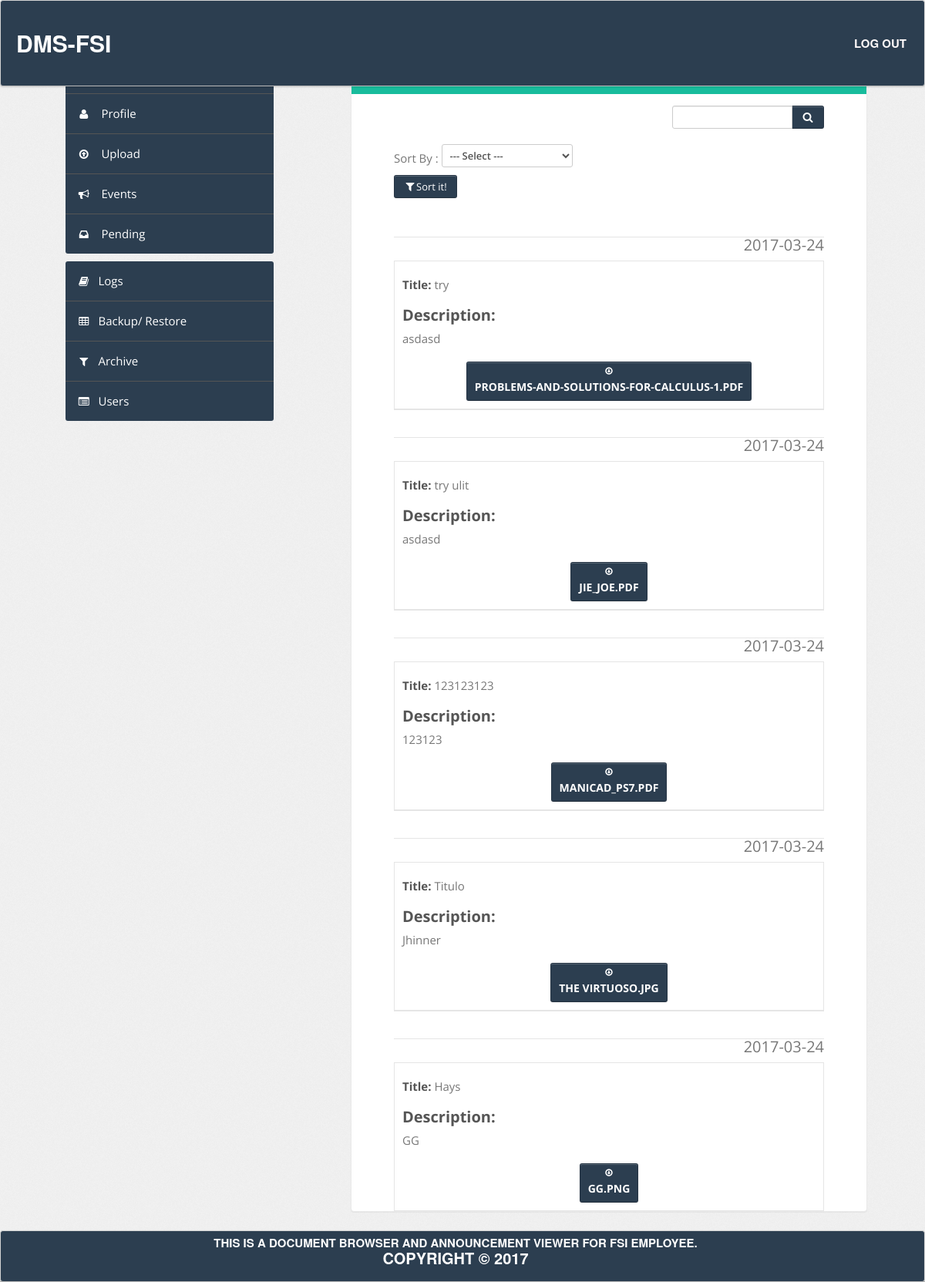
The page /user_management/admin/archive.php on the database its author committed.
### tables this page shows
CREATE TABLE IF NOT EXISTS `documents` (
  `id` int(11) NOT NULL,
  `name` varchar(100) NOT NULL,
  `path` varchar(400) NOT NULL,
  `page` varchar(3) NOT NULL,
  `description` varchar(500) NOT NULL,
  `date` datetime NOT NULL,
  `ODG_ID` int(2) NOT NULL DEFAULT '0',
  `CIRSS_ID` int(2) NOT NULL DEFAULT '0',
  `CPRSD_ID` int(2) NOT NULL DEFAULT '0',
  `AFSD_ID` int(2) NOT NULL DEFAULT '0',
  `SECTION_ID` int(2) NOT NULL,
  `fileName` varchar(100) NOT NULL,
  `adm_aprvl` int(1) NOT NULL,
  `user` varchar(100) NOT NULL
);

### user_management/admin/archivedata.php (the view, shortened to what this page needs)
<?php
			include('inc/db.php');
			if(isset($_GET['term'])){
				$term = $_GET['term'];
			}else{
				$term = '';
			}
			$sql = "SELECT * FROM documents WHERE (name LIKE '%$term%' OR description LIKE '%$term%') ";
			$res = mysqli_query($con,$sql);
		?>
		<?php
	while($row = mysqli_fetch_array($res)){
		$name			=$row['name'];
		$description	=$row['description'];
		$date			=$row['date'];
		$path   		=$row['path'];
		$file_page		=$row['page'];
		$file_name			=$row['fileName'];
		if($file_page == 1 || $file_page == 2){
			echo "
				<div class='media stream'>
				<div class='stream-list'>
				<div class='media-body'>";
			echo  "<p align='right'>
				".substr($date, 0, 10) ." <br></p><p style='font-size:25px'>" ,"<strong>"
				,"<div  style='width:inherit;height:inherit;border:1px solid #E5E5E5; margin: 0 px 0px -10px; padding: 10px;'></strong></p><strong>Title:  </strong>"
				.$name ."<p></br><strong>Description:</strong></p>","<div class='stream-text'>"
				. $description . "</div></br>
								<div class='stream-options'><center>
												<a href='download_file.php?dow=$path' class='btn btn-small' >
													<i class='icon-download shaded'></i>
													<h6 class='stream-author'>".$file_name."</h6>
												</a></center>";
								echo "</div></div></div></div></div>";
			}
	}
	?>

### assets/css/freelancer.css (style rules this page uses)
body { overflow-x: hidden; }
p { font-size: 20px; }
a, a:hover, a:focus, a:active, a.active { outline: 0; color: #18bc9c; }
h1, h2, h3, h4, h5, h6 { text-transform: uppercase; font-family: Montserrat,"Helvetica Neue",Helvetica,Arial,sans-serif; font-weight: 700; }

### assets/css/theme.css (style rules this page uses)
body { font-size: 15px; font-family: 'Open Sans', Arial, sans-serif; background: #fff; color: #777 }
h1, h3, h4, h5, h6 { color: #fff; margin-top: 0 }
h6 { font-size: 11px }
strong, b { color: #555 }
body [class^="icon-"], body [class*=" icon-"] { font-size: 14px; line-height: 20px; height: 20px }
.shaded { color: fff; }
.btn, .btn-box { -webkit-border-radius: 3px; -moz-border-radius: 3px; border-radius: 3px }
.btn [class^="icon-"], .btn-box [class^="icon-"], .btn [class*=" icon-"], .btn-box [class*=" icon-"] { min-width: 16px; text-align: center; display: inline-block!important }
.btn { font-size: 13px; font-weight: 600 }
.btn.btn-mini, .btn.btn-small { font-size: 11px }
.btn { display: inline-block; margin-bottom: 0; font-weight: 400; text-align: center; vertical-align: middle; cursor: pointer; background: #2C3E50; font-size: 13px; line-height: 1.42857; -webkit-user-select: none; -moz-user-select: none; -ms-user-select: none; user-select: none; }
.stream-list { border-top: 1px solid #e5e5e5; margin: 20px -15px -15px }
.stream { padding: 15px 15px }
.stream+.stream { border-top: 1px solid #e5e5e5; margin-top: 0 }
.stream-author { font-size: 14px; margin: 0 0 5px }
.stream-options a [class^="icon-"], .stream-options a [class*=" icon-"] { font-size: 11px!important }

### rows shown on the page
documents: date "2017-03-24", name "try", description "asdasd", fileName "PROBLEMS-AND-SOLUTIONS-FOR-CALCULUS-1.PDF"
documents: date "2017-03-24", name "try ulit", description "asdasd", fileName "JIE_JOE.PDF"
documents: date "2017-03-24", name "123123123", description "123123", fileName "MANICAD_PS7.PDF"
documents: date "2017-03-24", name "Titulo", description "Jhinner", fileName "THE VIRTUOSO.JPG"
documents: date "2017-03-24", name "Hays", description "GG", fileName "GG.PNG"

### other values the page prints
$descfoot "THIS IS A DOCUMENT BROWSER AND ANNOUNCEMENT VIEWER FOR FSI EMPLOYEE."
$cp "COPYRIGHT"
